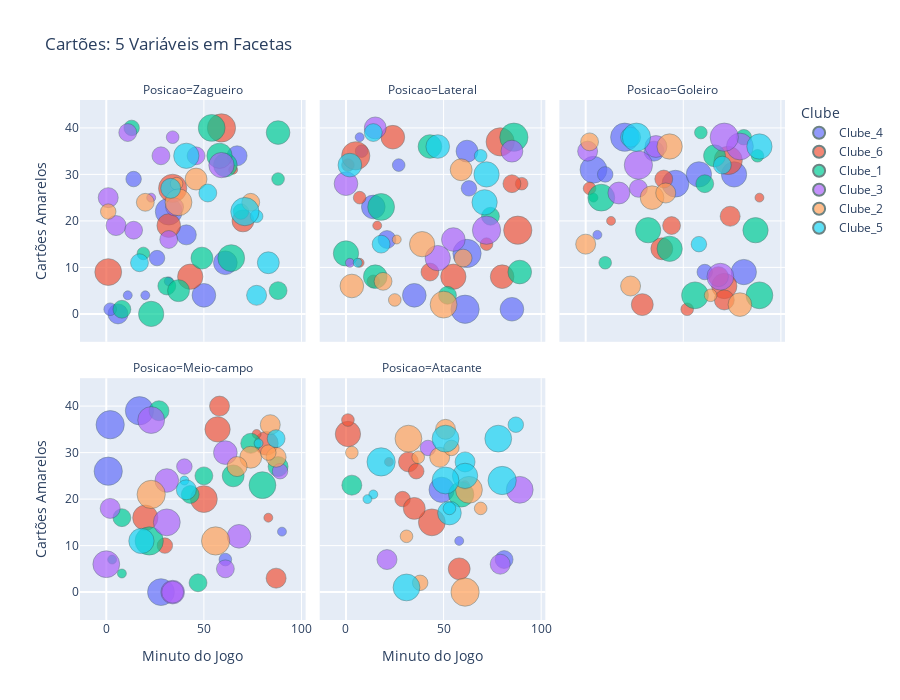

Notebook code for this chart:
### Code cell
import plotly.express as px
import pandas as pd
import numpy as np

# Dados de exemplo
np.random.seed(42)
n_samples = 300

df = pd.DataFrame({
    'Minuto': np.random.randint(0, 91, n_samples),
    'Qtd_Amarelos': np.random.randint(0, 41, n_samples),
    'Qtd_Vermelhos': np.random.randint(0, 11, n_samples),
    'Clube': np.random.choice([f'Clube_{i}' for i in range(1, 7)], n_samples),  # Reduzido para visualização
    'Posicao': np.random.choice(['Goleiro', 'Zagueiro', 'Meio-campo', 'Atacante', 'Lateral'], n_samples)
})

fig = px.scatter(df,
                 x='Minuto',                          # Eixo X
                 y='Qtd_Amarelos',                    # Eixo Y
                 size='Qtd_Vermelhos',                # Tamanho = Vermelhos
                 color='Clube',                       # Cor = Clube
                 facet_col='Posicao',                 # Faceta = Posição
                 facet_col_wrap=3,
                 title='Cartões: 5 Variáveis em Facetas',
                 labels={
                     'Minuto': 'Minuto do Jogo',
                     'Qtd_Amarelos': 'Cartões Amarelos',
                     'Qtd_Vermelhos': 'Cartões Vermelhos'
                 },
                 hover_data=['Clube', 'Posicao'],
                 height=700)

fig.update_traces(marker=dict(line=dict(width=0.5, color='DarkSlateGrey')))
fig.show()

### Figure 1 — Plotly figure (JSON) as saved in the notebook; plotly's stock layout.template omitted (floating-point values rounded to 4 significant figures)
{"data": [{"customdata": [["Clube_4", "Zagueiro"], ["Clube_4", "Zagueiro"], ["Clube_4", "Zagueiro"], ["Clube_4", "Zagueiro"], ["Clube_4", "Zagueiro"], ["Clube_4", "Zagueiro"], ["Clube_4", "Zagueiro"], ["Clube_4", "Zagueiro"], ["Clube_4", "Zagueiro"], ["Clube_4", "Zagueiro"], ["Clube_4", "Zagueiro"], ["Clube_4", "Zagueiro"], ["Clube_4", "Zagueiro"]], "hovertemplate": "Clube=%{customdata[0]}<br>Posicao=%{customdata[1]}<br>Minuto do Jogo=%{x}<br>Cartões Amarelos=%{y}<br>Cartões Vermelhos=%{marker.size}<extra></extra>", "legendgroup": "Clube_4", "marker": {"color": "#636efa", "line": {"color": "DarkSlateGrey", "width": 0.5}, "size": [0, 1, 5, 1, 3, 7, 3, 7, 2, 5, 9, 5, 1], "sizemode": "area", "sizeref": 0.025, "symbol": "circle"}, "mode": "markers", "name": "Clube_4", "orientation": "v", "showlegend": true, "type": "scatter", "x": [51, 20, 6, 11, 14, 50, 26, 61, 2, 67, 32, 41, 32], "xaxis": "x4", "y": [19, 4, 0, 4, 29, 4, 12, 11, 1, 34, 22, 17, 7], "yaxis": "y4"}, {"customdata": [["Clube_4", "Lateral"], ["Clube_4", "Lateral"], ["Clube_4", "Lateral"], ["Clube_4", "Lateral"], ["Clube_4", "Lateral"], ["Clube_4", "Lateral"], ["Clube_4", "Lateral"], ["Clube_4", "Lateral"], ["Clube_4", "Lateral"], ["Clube_4", "Lateral"], ["Clube_4", "Lateral"], ["Clube_4", "Lateral"], ["Clube_4", "Lateral"]], "hovertemplate": "Clube=%{customdata[0]}<br>Posicao=%{customdata[1]}<br>Minuto do Jogo=%{x}<br>Cartões Amarelos=%{y}<br>Cartões Vermelhos=%{marker.size}<extra></extra>", "legendgroup": "Clube_4", "marker": {"color": "#636efa", "line": {"color": "DarkSlateGrey", "width": 0.5}, "size": [3, 0, 4, 7, 1, 0, 10, 10, 2, 6, 7, 7, 2], "sizemode": "area", "sizeref": 0.025, "symbol": "circle"}, "mode": "markers", "name": "Clube_4", "orientation": "v", "showlegend": false, "type": "scatter", "x": [63, 75, 21, 14, 7, 1, 62, 61, 8, 62, 35, 85, 27], "xaxis": "x5", "y": [27, 3, 16, 23, 38, 35, 13, 1, 35, 35, 4, 1, 32], "yaxis": "y5"}, {"customdata": [["Clube_4", "Goleiro"], ["Clube_4", "Goleiro"], ["Clube_4", "Goleiro"], ["Clube_4", "Goleiro"], ["Clube_4", "Goleiro"], ["Clube_4", "Goleiro"], ["Clube_4", "Goleiro"], ["Clube_4", "Goleiro"], ["Clube_4", "Goleiro"], ["Clube_4", "Goleiro"], ["Clube_4", "Goleiro"]], "hovertemplate": "Clube=%{customdata[0]}<br>Posicao=%{customdata[1]}<br>Minuto do Jogo=%{x}<br>Cartões Amarelos=%{y}<br>Cartões Vermelhos=%{marker.size}<extra></extra>", "legendgroup": "Clube_4", "marker": {"color": "#636efa", "line": {"color": "DarkSlateGrey", "width": 0.5}, "size": [1, 9, 9, 3, 8, 0, 8, 3, 5, 8, 10], "sizemode": "area", "sizeref": 0.025, "symbol": "circle"}, "mode": "markers", "name": "Clube_4", "orientation": "v", "showlegend": false, "type": "scatter", "x": [6, 46, 4, 61, 76, 52, 58, 10, 35, 81, 20], "xaxis": "x6", "y": [17, 28, 31, 9, 30, 31, 30, 30, 35, 9, 38], "yaxis": "y6"}, {"customdata": [["Clube_4", "Meio-campo"], ["Clube_4", "Meio-campo"], ["Clube_4", "Meio-campo"], ["Clube_4", "Meio-campo"], ["Clube_4", "Meio-campo"], ["Clube_4", "Meio-campo"]], "hovertemplate": "Clube=%{customdata[0]}<br>Posicao=%{customdata[1]}<br>Minuto do Jogo=%{x}<br>Cartões Amarelos=%{y}<br>Cartões Vermelhos=%{marker.size}<extra></extra>", "legendgroup": "Clube_4", "marker": {"color": "#636efa", "line": {"color": "DarkSlateGrey", "width": 0.5}, "size": [10, 10, 1, 9, 2, 10], "sizemode": "area", "sizeref": 0.025, "symbol": "circle"}, "mode": "markers", "name": "Clube_4", "orientation": "v", "showlegend": false, "type": "scatter", "x": [1, 17, 90, 28, 61, 2], "xaxis": "x", "y": [26, 39, 13, 0, 7, 36], "yaxis": "y"}, {"customdata": [["Clube_4", "Atacante"], ["Clube_4", "Atacante"], ["Clube_4", "Atacante"]], "hovertemplate": "Clube=%{customdata[0]}<br>Posicao=%{customdata[1]}<br>Minuto do Jogo=%{x}<br>Cartões Amarelos=%{y}<br>Cartões Vermelhos=%{marker.size}<extra></extra>", "legendgroup": "Clube_4", "marker": {"color": "#636efa", "line": {"color": "DarkSlateGrey", "width": 0.5}, "size": [4, 1, 8], "sizemode": "area", "sizeref": 0.025, "symbol": "circle"}, "mode": "markers", "name": "Clube_4", "orientation": "v", "showlegend": false, "type": "scatter", "x": [81, 58, 49], "xaxis": "x2", "y": [7, 11, 22], "yaxis": "y2"}, {"customdata": [["Clube_6", "Zagueiro"], ["Clube_6", "Zagueiro"], ["Clube_6", "Zagueiro"], ["Clube_6", "Zagueiro"], ["Clube_6", "Zagueiro"], ["Clube_6", "Zagueiro"], ["Clube_6", "Zagueiro"], ["Clube_6", "Zagueiro"], ["Clube_6", "Zagueiro"]], "hovertemplate": "Clube=%{customdata[0]}<br>Posicao=%{customdata[1]}<br>Minuto do Jogo=%{x}<br>Cartões Amarelos=%{y}<br>Cartões Vermelhos=%{marker.size}<extra></extra>", "legendgroup": "Clube_6", "marker": {"color": "#EF553B", "line": {"color": "DarkSlateGrey", "width": 0.5}, "size": [10, 8, 0, 0, 10, 1, 9, 6, 7], "sizemode": "area", "sizeref": 0.025, "symbol": "circle"}, "mode": "markers", "name": "Clube_6", "orientation": "v", "showlegend": true, "type": "scatter", "x": [59, 43, 53, 79, 34, 65, 1, 70, 32], "xaxis": "x4", "y": [40, 8, 15, 32, 27, 31, 9, 20, 19], "yaxis": "y4"}, {"customdata": [["Clube_6", "Lateral"], ["Clube_6", "Lateral"], ["Clube_6", "Lateral"], ["Clube_6", "Lateral"], ["Clube_6", "Lateral"], ["Clube_6", "Lateral"], ["Clube_6", "Lateral"], ["Clube_6", "Lateral"], ["Clube_6", "Lateral"], ["Clube_6", "Lateral"], ["Clube_6", "Lateral"], ["Clube_6", "Lateral"], ["Clube_6", "Lateral"], ["Clube_6", "Lateral"], ["Clube_6", "Lateral"]], "hovertemplate": "Clube=%{customdata[0]}<br>Posicao=%{customdata[1]}<br>Minuto do Jogo=%{x}<br>Cartões Amarelos=%{y}<br>Cartões Vermelhos=%{marker.size}<extra></extra>", "legendgroup": "Clube_6", "marker": {"color": "#EF553B", "line": {"color": "DarkSlateGrey", "width": 0.5}, "size": [2, 2, 2, 2, 7, 1, 2, 4, 10, 4, 8, 1, 10, 10, 7], "sizemode": "area", "sizeref": 0.025, "symbol": "circle"}, "mode": "markers", "name": "Clube_6", "orientation": "v", "showlegend": false, "type": "scatter", "x": [14, 1, 90, 7, 80, 7, 72, 85, 5, 43, 55, 16, 79, 88, 24], "xaxis": "x5", "y": [7, 32, 28, 25, 8, 11, 15, 28, 34, 9, 8, 19, 37, 18, 38], "yaxis": "y5"}, {"customdata": [["Clube_6", "Goleiro"], ["Clube_6", "Goleiro"], ["Clube_6", "Goleiro"], ["Clube_6", "Goleiro"], ["Clube_6", "Goleiro"], ["Clube_6", "Goleiro"], ["Clube_6", "Goleiro"], ["Clube_6", "Goleiro"], ["Clube_6", "Goleiro"], ["Clube_6", "Goleiro"], ["Clube_6", "Goleiro"], ["Clube_6", "Goleiro"], ["Clube_6", "Goleiro"], ["Clube_6", "Goleiro"]], "hovertemplate": "Clube=%{customdata[0]}<br>Posicao=%{customdata[1]}<br>Minuto do Jogo=%{x}<br>Cartões Amarelos=%{y}<br>Cartões Vermelhos=%{marker.size}<extra></extra>", "legendgroup": "Clube_6", "marker": {"color": "#EF553B", "line": {"color": "DarkSlateGrey", "width": 0.5}, "size": [8, 5, 2, 10, 0, 6, 4, 1, 1, 4, 6, 2, 5, 5], "sizemode": "area", "sizeref": 0.025, "symbol": "circle"}, "mode": "markers", "name": "Clube_6", "orientation": "v", "showlegend": false, "type": "scatter", "x": [71, 74, 52, 73, 13, 39, 40, 89, 13, 44, 29, 2, 68, 71], "xaxis": "x6", "y": [6, 21, 1, 33, 31, 14, 29, 25, 20, 19, 2, 27, 8, 3], "yaxis": "y6"}, {"customdata": [["Clube_6", "Meio-campo"], ["Clube_6", "Meio-campo"], ["Clube_6", "Meio-campo"], ["Clube_6", "Meio-campo"], ["Clube_6", "Meio-campo"], ["Clube_6", "Meio-campo"], ["Clube_6", "Meio-campo"], ["Clube_6", "Meio-campo"], ["Clube_6", "Meio-campo"], ["Clube_6", "Meio-campo"]], "hovertemplate": "Clube=%{customdata[0]}<br>Posicao=%{customdata[1]}<br>Minuto do Jogo=%{x}<br>Cartões Amarelos=%{y}<br>Cartões Vermelhos=%{marker.size}<extra></extra>", "legendgroup": "Clube_6", "marker": {"color": "#EF553B", "line": {"color": "DarkSlateGrey", "width": 0.5}, "size": [8, 7, 9, 1, 1, 5, 5, 8, 3, 0], "sizemode": "area", "sizeref": 0.025, "symbol": "circle"}, "mode": "markers", "name": "Clube_6", "orientation": "v", "showlegend": false, "type": "scatter", "x": [20, 82, 50, 83, 77, 58, 87, 57, 30, 53], "xaxis": "x", "y": [16, 32, 20, 16, 34, 40, 3, 35, 10, 21], "yaxis": "y"}, {"customdata": [["Clube_6", "Atacante"], ["Clube_6", "Atacante"], ["Clube_6", "Atacante"], ["Clube_6", "Atacante"], ["Clube_6", "Atacante"], ["Clube_6", "Atacante"], ["Clube_6", "Atacante"], ["Clube_6", "Atacante"], ["Clube_6", "Atacante"], ["Clube_6", "Atacante"]], "hovertemplate": "Clube=%{customdata[0]}<br>Posicao=%{customdata[1]}<br>Minuto do Jogo=%{x}<br>Cartões Amarelos=%{y}<br>Cartões Vermelhos=%{marker.size}<extra></extra>", "legendgroup": "Clube_6", "marker": {"color": "#EF553B", "line": {"color": "DarkSlateGrey", "width": 0.5}, "size": [3, 6, 9, 5, 1, 8, 6, 1, 2, 3], "sizemode": "area", "sizeref": 0.025, "symbol": "circle"}, "mode": "markers", "name": "Clube_6", "orientation": "v", "showlegend": false, "type": "scatter", "x": [29, 58, 44, 32, 61, 1, 35, 22, 1, 36], "xaxis": "x2", "y": [20, 5, 15, 28, 23, 34, 18, 28, 37, 26], "yaxis": "y2"}, {"customdata": [["Clube_1", "Zagueiro"], ["Clube_1", "Zagueiro"], ["Clube_1", "Zagueiro"], ["Clube_1", "Zagueiro"], ["Clube_1", "Zagueiro"], ["Clube_1", "Zagueiro"], ["Clube_1", "Zagueiro"], ["Clube_1", "Zagueiro"], ["Clube_1", "Zagueiro"], ["Clube_1", "Zagueiro"], ["Clube_1", "Zagueiro"], ["Clube_1", "Zagueiro"], ["Clube_1", "Zagueiro"], ["Clube_1", "Zagueiro"], ["Clube_1", "Zagueiro"]], "hovertemplate": "Clube=%{customdata[0]}<br>Posicao=%{customdata[1]}<br>Minuto do Jogo=%{x}<br>Cartões Amarelos=%{y}<br>Cartões Vermelhos=%{marker.size}<extra></extra>", "legendgroup": "Clube_1", "marker": {"color": "#00cc96", "line": {"color": "DarkSlateGrey", "width": 0.5}, "size": [7, 4, 6, 4, 9, 2, 7, 4, 8, 3, 9, 2, 8, 6, 3], "sizemode": "area", "sizeref": 0.025, "symbol": "circle"}, "mode": "markers", "name": "Clube_1", "orientation": "v", "showlegend": true, "type": "scatter", "x": [61, 8, 49, 88, 64, 88, 88, 31, 58, 69, 54, 19, 23, 37, 13], "xaxis": "x4", "y": [32, 1, 12, 5, 12, 29, 39, 6, 34, 22, 40, 13, 0, 5, 40], "yaxis": "y4"}, {"customdata": [["Clube_1", "Lateral"], ["Clube_1", "Lateral"], ["Clube_1", "Lateral"], ["Clube_1", "Lateral"], ["Clube_1", "Lateral"], ["Clube_1", "Lateral"], ["Clube_1", "Lateral"], ["Clube_1", "Lateral"]], "hovertemplate": "Clube=%{customdata[0]}<br>Posicao=%{customdata[1]}<br>Minuto do Jogo=%{x}<br>Cartões Amarelos=%{y}<br>Cartões Vermelhos=%{marker.size}<extra></extra>", "legendgroup": "Clube_1", "marker": {"color": "#00cc96", "line": {"color": "DarkSlateGrey", "width": 0.5}, "size": [4, 4, 10, 9, 7, 8, 7, 7], "sizemode": "area", "sizeref": 0.025, "symbol": "circle"}, "mode": "markers", "name": "Clube_1", "orientation": "v", "showlegend": false, "type": "scatter", "x": [74, 52, 86, 18, 43, 0, 15, 89], "xaxis": "x5", "y": [21, 4, 38, 23, 36, 13, 8, 9], "yaxis": "y5"}, {"customdata": [["Clube_1", "Goleiro"], ["Clube_1", "Goleiro"], ["Clube_1", "Goleiro"], ["Clube_1", "Goleiro"], ["Clube_1", "Goleiro"], ["Clube_1", "Goleiro"], ["Clube_1", "Goleiro"], ["Clube_1", "Goleiro"], ["Clube_1", "Goleiro"], ["Clube_1", "Goleiro"], ["Clube_1", "Goleiro"], ["Clube_1", "Goleiro"], ["Clube_1", "Goleiro"], ["Clube_1", "Goleiro"], ["Clube_1", "Goleiro"]], "hovertemplate": "Clube=%{customdata[0]}<br>Posicao=%{customdata[1]}<br>Minuto do Jogo=%{x}<br>Cartões Amarelos=%{y}<br>Cartões Vermelhos=%{marker.size}<extra></extra>", "legendgroup": "Clube_1", "marker": {"color": "#00cc96", "line": {"color": "DarkSlateGrey", "width": 0.5}, "size": [0, 8, 0, 2, 8, 8, 1, 9, 4, 2, 9, 6, 3, 9, 2], "sizemode": "area", "sizeref": 0.025, "symbol": "circle"}, "mode": "markers", "name": "Clube_1", "orientation": "v", "showlegend": false, "type": "scatter", "x": [60, 32, 13, 59, 43, 87, 4, 8, 61, 10, 89, 66, 81, 56, 88], "xaxis": "x6", "y": [2, 18, 22, 39, 14, 18, 25, 25, 28, 11, 4, 34, 38, 4, 34], "yaxis": "y6"}, {"customdata": [["Clube_1", "Meio-campo"], ["Clube_1", "Meio-campo"], ["Clube_1", "Meio-campo"], ["Clube_1", "Meio-campo"], ["Clube_1", "Meio-campo"], ["Clube_1", "Meio-campo"], ["Clube_1", "Meio-campo"], ["Clube_1", "Meio-campo"], ["Clube_1", "Meio-campo"], ["Clube_1", "Meio-campo"], ["Clube_1", "Meio-campo"], ["Clube_1", "Meio-campo"], ["Clube_1", "Meio-campo"]], "hovertemplate": "Clube=%{customdata[0]}<br>Posicao=%{customdata[1]}<br>Minuto do Jogo=%{x}<br>Cartões Amarelos=%{y}<br>Cartões Vermelhos=%{marker.size}<extra></extra>", "legendgroup": "Clube_1", "marker": {"color": "#00cc96", "line": {"color": "DarkSlateGrey", "width": 0.5}, "size": [0, 5, 1, 4, 5, 4, 10, 4, 5, 4, 9, 1, 6], "sizemode": "area", "sizeref": 0.025, "symbol": "circle"}, "mode": "markers", "name": "Clube_1", "orientation": "v", "showlegend": false, "type": "scatter", "x": [57, 88, 3, 8, 27, 47, 22, 43, 74, 50, 80, 8, 65], "xaxis": "x", "y": [34, 27, 7, 16, 39, 2, 11, 21, 32, 25, 23, 4, 25], "yaxis": "y"}, {"customdata": [["Clube_1", "Atacante"], ["Clube_1", "Atacante"], ["Clube_1", "Atacante"]], "hovertemplate": "Clube=%{customdata[0]}<br>Posicao=%{customdata[1]}<br>Minuto do Jogo=%{x}<br>Cartões Amarelos=%{y}<br>Cartões Vermelhos=%{marker.size}<extra></extra>", "legendgroup": "Clube_1", "marker": {"color": "#00cc96", "line": {"color": "DarkSlateGrey", "width": 0.5}, "size": [5, 8, 0], "sizemode": "area", "sizeref": 0.025, "symbol": "circle"}, "mode": "markers", "name": "Clube_1", "orientation": "v", "showlegend": false, "type": "scatter", "x": [3, 59, 70], "xaxis": "x2", "y": [23, 21, 18], "yaxis": "y2"}, {"customdata": [["Clube_3", "Zagueiro"], ["Clube_3", "Zagueiro"], ["Clube_3", "Zagueiro"], ["Clube_3", "Zagueiro"], ["Clube_3", "Zagueiro"], ["Clube_3", "Zagueiro"], ["Clube_3", "Zagueiro"], ["Clube_3", "Zagueiro"], ["Clube_3", "Zagueiro"], ["Clube_3", "Zagueiro"], ["Clube_3", "Zagueiro"], ["Clube_3", "Zagueiro"], ["Clube_3", "Zagueiro"], ["Clube_3", "Zagueiro"]], "hovertemplate": "Clube=%{customdata[0]}<br>Posicao=%{customdata[1]}<br>Minuto do Jogo=%{x}<br>Cartões Amarelos=%{y}<br>Cartões Vermelhos=%{marker.size}<extra></extra>", "legendgroup": "Clube_3", "marker": {"color": "#ab63fa", "line": {"color": "DarkSlateGrey", "width": 0.5}, "size": [8, 4, 5, 4, 5, 0, 4, 0, 4, 1, 0, 4, 4, 2], "sizemode": "area", "sizeref": 0.025, "symbol": "circle"}, "mode": "markers", "name": "Clube_3", "orientation": "v", "showlegend": true, "type": "scatter", "x": [59, 46, 1, 35, 5, 47, 28, 10, 14, 23, 51, 11, 32, 34], "xaxis": "x4", "y": [32, 34, 25, 23, 19, 22, 34, 22, 18, 25, 10, 39, 16, 38], "yaxis": "y4"}, {"customdata": [["Clube_3", "Lateral"], ["Clube_3", "Lateral"], ["Clube_3", "Lateral"], ["Clube_3", "Lateral"], ["Clube_3", "Lateral"], ["Clube_3", "Lateral"], ["Clube_3", "Lateral"], ["Clube_3", "Lateral"], ["Clube_3", "Lateral"], ["Clube_3", "Lateral"], ["Clube_3", "Lateral"]], "hovertemplate": "Clube=%{customdata[0]}<br>Posicao=%{customdata[1]}<br>Minuto do Jogo=%{x}<br>Cartões Amarelos=%{y}<br>Cartões Vermelhos=%{marker.size}<extra></extra>", "legendgroup": "Clube_3", "marker": {"color": "#ab63fa", "line": {"color": "DarkSlateGrey", "width": 0.5}, "size": [0, 0, 0, 1, 7, 7, 6, 6, 10, 0, 8], "sizemode": "area", "sizeref": 0.025, "symbol": "circle"}, "mode": "markers", "name": "Clube_3", "orientation": "v", "showlegend": false, "type": "scatter", "x": [86, 53, 86, 2, 0, 55, 85, 15, 72, 19, 47], "xaxis": "x5", "y": [11, 0, 21, 11, 28, 16, 35, 40, 18, 24, 12], "yaxis": "y5"}, {"customdata": [["Clube_3", "Goleiro"], ["Clube_3", "Goleiro"], ["Clube_3", "Goleiro"], ["Clube_3", "Goleiro"], ["Clube_3", "Goleiro"], ["Clube_3", "Goleiro"], ["Clube_3", "Goleiro"], ["Clube_3", "Goleiro"]], "hovertemplate": "Clube=%{customdata[0]}<br>Posicao=%{customdata[1]}<br>Minuto do Jogo=%{x}<br>Cartões Amarelos=%{y}<br>Cartões Vermelhos=%{marker.size}<extra></extra>", "legendgroup": "Clube_3", "marker": {"color": "#ab63fa", "line": {"color": "DarkSlateGrey", "width": 0.5}, "size": [9, 10, 6, 4, 10, 5, 9, 6], "sizemode": "area", "sizeref": 0.025, "symbol": "circle"}, "mode": "markers", "name": "Clube_3", "orientation": "v", "showlegend": false, "type": "scatter", "x": [79, 71, 36, 27, 27, 1, 69, 17], "xaxis": "x6", "y": [36, 38, 36, 27, 32, 35, 8, 26], "yaxis": "y6"}, {"customdata": [["Clube_3", "Meio-campo"], ["Clube_3", "Meio-campo"], ["Clube_3", "Meio-campo"], ["Clube_3", "Meio-campo"], ["Clube_3", "Meio-campo"], ["Clube_3", "Meio-campo"], ["Clube_3", "Meio-campo"], ["Clube_3", "Meio-campo"], ["Clube_3", "Meio-campo"], ["Clube_3", "Meio-campo"], ["Clube_3", "Meio-campo"], ["Clube_3", "Meio-campo"], ["Clube_3", "Meio-campo"], ["Clube_3", "Meio-campo"], ["Clube_3", "Meio-campo"]], "hovertemplate": "Clube=%{customdata[0]}<br>Posicao=%{customdata[1]}<br>Minuto do Jogo=%{x}<br>Cartões Amarelos=%{y}<br>Cartões Vermelhos=%{marker.size}<extra></extra>", "legendgroup": "Clube_3", "marker": {"color": "#ab63fa", "line": {"color": "DarkSlateGrey", "width": 0.5}, "size": [9, 7, 3, 4, 0, 7, 6, 0, 9, 0, 7, 7, 9, 5, 3], "sizemode": "area", "sizeref": 0.025, "symbol": "circle"}, "mode": "markers", "name": "Clube_3", "orientation": "v", "showlegend": false, "type": "scatter", "x": [23, 61, 89, 61, 62, 34, 34, 22, 31, 70, 31, 68, 0, 2, 40], "xaxis": "x", "y": [37, 30, 26, 5, 25, 0, 0, 9, 15, 23, 24, 12, 6, 18, 27], "yaxis": "y"}, {"customdata": [["Clube_3", "Atacante"], ["Clube_3", "Atacante"], ["Clube_3", "Atacante"], ["Clube_3", "Atacante"]], "hovertemplate": "Clube=%{customdata[0]}<br>Posicao=%{customdata[1]}<br>Minuto do Jogo=%{x}<br>Cartões Amarelos=%{y}<br>Cartões Vermelhos=%{marker.size}<extra></extra>", "legendgroup": "Clube_3", "marker": {"color": "#ab63fa", "line": {"color": "DarkSlateGrey", "width": 0.5}, "size": [5, 9, 3, 5], "sizemode": "area", "sizeref": 0.025, "symbol": "circle"}, "mode": "markers", "name": "Clube_3", "orientation": "v", "showlegend": false, "type": "scatter", "x": [21, 89, 42, 79], "xaxis": "x2", "y": [7, 22, 31, 6], "yaxis": "y2"}, {"customdata": [["Clube_2", "Zagueiro"], ["Clube_2", "Zagueiro"], ["Clube_2", "Zagueiro"], ["Clube_2", "Zagueiro"], ["Clube_2", "Zagueiro"], ["Clube_2", "Zagueiro"]], "hovertemplate": "Clube=%{customdata[0]}<br>Posicao=%{customdata[1]}<br>Minuto do Jogo=%{x}<br>Cartões Amarelos=%{y}<br>Cartões Vermelhos=%{marker.size}<extra></extra>", "legendgroup": "Clube_2", "marker": {"color": "#FFA15A", "line": {"color": "DarkSlateGrey", "width": 0.5}, "size": [4, 6, 2, 3, 9, 4], "sizemode": "area", "sizeref": 0.025, "symbol": "circle"}, "mode": "markers", "name": "Clube_2", "orientation": "v", "showlegend": true, "type": "scatter", "x": [20, 46, 36, 1, 37, 74], "xaxis": "x4", "y": [24, 29, 28, 22, 24, 24], "yaxis": "y4"}, {"customdata": [["Clube_2", "Lateral"], ["Clube_2", "Lateral"], ["Clube_2", "Lateral"], ["Clube_2", "Lateral"], ["Clube_2", "Lateral"], ["Clube_2", "Lateral"], ["Clube_2", "Lateral"], ["Clube_2", "Lateral"], ["Clube_2", "Lateral"]], "hovertemplate": "Clube=%{customdata[0]}<br>Posicao=%{customdata[1]}<br>Minuto do Jogo=%{x}<br>Cartões Amarelos=%{y}<br>Cartões Vermelhos=%{marker.size}<extra></extra>", "legendgroup": "Clube_2", "marker": {"color": "#FFA15A", "line": {"color": "DarkSlateGrey", "width": 0.5}, "size": [9, 7, 2, 6, 1, 0, 8, 4, 4], "sizemode": "area", "sizeref": 0.025, "symbol": "circle"}, "mode": "markers", "name": "Clube_2", "orientation": "v", "showlegend": false, "type": "scatter", "x": [50, 3, 25, 59, 26, 38, 39, 19, 60], "xaxis": "x5", "y": [2, 6, 3, 31, 16, 35, 15, 7, 12], "yaxis": "y5"}, {"customdata": [["Clube_2", "Goleiro"], ["Clube_2", "Goleiro"], ["Clube_2", "Goleiro"], ["Clube_2", "Goleiro"], ["Clube_2", "Goleiro"], ["Clube_2", "Goleiro"], ["Clube_2", "Goleiro"], ["Clube_2", "Goleiro"]], "hovertemplate": "Clube=%{customdata[0]}<br>Posicao=%{customdata[1]}<br>Minuto do Jogo=%{x}<br>Cartões Amarelos=%{y}<br>Cartões Vermelhos=%{marker.size}<extra></extra>", "legendgroup": "Clube_2", "marker": {"color": "#FFA15A", "line": {"color": "DarkSlateGrey", "width": 0.5}, "size": [4, 7, 2, 5, 5, 8, 5, 7], "sizemode": "area", "sizeref": 0.025, "symbol": "circle"}, "mode": "markers", "name": "Clube_2", "orientation": "v", "showlegend": false, "type": "scatter", "x": [2, 34, 64, 0, 41, 43, 23, 79], "xaxis": "x6", "y": [37, 25, 4, 15, 26, 36, 6, 2], "yaxis": "y6"}, {"customdata": [["Clube_2", "Meio-campo"], ["Clube_2", "Meio-campo"], ["Clube_2", "Meio-campo"], ["Clube_2", "Meio-campo"], ["Clube_2", "Meio-campo"], ["Clube_2", "Meio-campo"], ["Clube_2", "Meio-campo"], ["Clube_2", "Meio-campo"]], "hovertemplate": "Clube=%{customdata[0]}<br>Posicao=%{customdata[1]}<br>Minuto do Jogo=%{x}<br>Cartões Amarelos=%{y}<br>Cartões Vermelhos=%{marker.size}<extra></extra>", "legendgroup": "Clube_2", "marker": {"color": "#FFA15A", "line": {"color": "DarkSlateGrey", "width": 0.5}, "size": [5, 5, 0, 10, 6, 10, 3, 5], "sizemode": "area", "sizeref": 0.025, "symbol": "circle"}, "mode": "markers", "name": "Clube_2", "orientation": "v", "showlegend": false, "type": "scatter", "x": [87, 84, 0, 56, 74, 23, 83, 67], "xaxis": "x", "y": [29, 36, 27, 11, 29, 21, 30, 27], "yaxis": "y"}, {"customdata": [["Clube_2", "Atacante"], ["Clube_2", "Atacante"], ["Clube_2", "Atacante"], ["Clube_2", "Atacante"], ["Clube_2", "Atacante"], ["Clube_2", "Atacante"], ["Clube_2", "Atacante"], ["Clube_2", "Atacante"], ["Clube_2", "Atacante"], ["Clube_2", "Atacante"], ["Clube_2", "Atacante"], ["Clube_2", "Atacante"]], "hovertemplate": "Clube=%{customdata[0]}<br>Posicao=%{customdata[1]}<br>Minuto do Jogo=%{x}<br>Cartões Amarelos=%{y}<br>Cartões Vermelhos=%{marker.size}<extra></extra>", "legendgroup": "Clube_2", "marker": {"color": "#FFA15A", "line": {"color": "DarkSlateGrey", "width": 0.5}, "size": [2, 5, 3, 9, 3, 9, 2, 0, 10, 2, 2, 5], "sizemode": "area", "sizeref": 0.025, "symbol": "circle"}, "mode": "markers", "name": "Clube_2", "orientation": "v", "showlegend": false, "type": "scatter", "x": [37, 48, 54, 63, 38, 32, 3, 12, 61, 31, 69, 51], "xaxis": "x2", "y": [29, 29, 31, 22, 2, 33, 30, 3, 0, 12, 18, 35], "yaxis": "y2"}, {"customdata": [["Clube_5", "Zagueiro"], ["Clube_5", "Zagueiro"], ["Clube_5", "Zagueiro"], ["Clube_5", "Zagueiro"], ["Clube_5", "Zagueiro"], ["Clube_5", "Zagueiro"], ["Clube_5", "Zagueiro"], ["Clube_5", "Zagueiro"], ["Clube_5", "Zagueiro"], ["Clube_5", "Zagueiro"]], "hovertemplate": "Clube=%{customdata[0]}<br>Posicao=%{customdata[1]}<br>Minuto do Jogo=%{x}<br>Cartões Amarelos=%{y}<br>Cartões Vermelhos=%{marker.size}<extra></extra>", "legendgroup": "Clube_5", "marker": {"color": "#19d3f3", "line": {"color": "DarkSlateGrey", "width": 0.5}, "size": [4, 8, 0, 4, 5, 2, 5, 6, 10, 0], "sizemode": "area", "sizeref": 0.025, "symbol": "circle"}, "mode": "markers", "name": "Clube_5", "orientation": "v", "showlegend": true, "type": "scatter", "x": [52, 41, 88, 17, 33, 77, 77, 83, 71, 89], "xaxis": "x4", "y": [26, 34, 31, 11, 27, 21, 4, 11, 22, 11], "yaxis": "y4"}, {"customdata": [["Clube_5", "Lateral"], ["Clube_5", "Lateral"], ["Clube_5", "Lateral"], ["Clube_5", "Lateral"], ["Clube_5", "Lateral"], ["Clube_5", "Lateral"], ["Clube_5", "Lateral"], ["Clube_5", "Lateral"]], "hovertemplate": "Clube=%{customdata[0]}<br>Posicao=%{customdata[1]}<br>Minuto do Jogo=%{x}<br>Cartões Amarelos=%{y}<br>Cartões Vermelhos=%{marker.size}<extra></extra>", "legendgroup": "Clube_5", "marker": {"color": "#19d3f3", "line": {"color": "DarkSlateGrey", "width": 0.5}, "size": [7, 8, 8, 4, 2, 4, 1, 7], "sizemode": "area", "sizeref": 0.025, "symbol": "circle"}, "mode": "markers", "name": "Clube_5", "orientation": "v", "showlegend": false, "type": "scatter", "x": [2, 72, 71, 14, 69, 18, 6, 47], "xaxis": "x5", "y": [32, 30, 24, 39, 34, 15, 11, 36], "yaxis": "y5"}, {"customdata": [["Clube_5", "Goleiro"], ["Clube_5", "Goleiro"], ["Clube_5", "Goleiro"], ["Clube_5", "Goleiro"], ["Clube_5", "Goleiro"], ["Clube_5", "Goleiro"], ["Clube_5", "Goleiro"]], "hovertemplate": "Clube=%{customdata[0]}<br>Posicao=%{customdata[1]}<br>Minuto do Jogo=%{x}<br>Cartões Amarelos=%{y}<br>Cartões Vermelhos=%{marker.size}<extra></extra>", "legendgroup": "Clube_5", "marker": {"color": "#19d3f3", "line": {"color": "DarkSlateGrey", "width": 0.5}, "size": [4, 5, 10, 8, 3, 0, 0], "sizemode": "area", "sizeref": 0.025, "symbol": "circle"}, "mode": "markers", "name": "Clube_5", "orientation": "v", "showlegend": false, "type": "scatter", "x": [70, 23, 26, 89, 58, 0, 38], "xaxis": "x6", "y": [32, 38, 38, 36, 15, 31, 38], "yaxis": "y6"}, {"customdata": [["Clube_5", "Meio-campo"], ["Clube_5", "Meio-campo"], ["Clube_5", "Meio-campo"], ["Clube_5", "Meio-campo"], ["Clube_5", "Meio-campo"], ["Clube_5", "Meio-campo"], ["Clube_5", "Meio-campo"], ["Clube_5", "Meio-campo"]], "hovertemplate": "Clube=%{customdata[0]}<br>Posicao=%{customdata[1]}<br>Minuto do Jogo=%{x}<br>Cartões Amarelos=%{y}<br>Cartões Vermelhos=%{marker.size}<extra></extra>", "legendgroup": "Clube_5", "marker": {"color": "#19d3f3", "line": {"color": "DarkSlateGrey", "width": 0.5}, "size": [4, 1, 0, 1, 5, 0, 8, 0], "sizemode": "area", "sizeref": 0.025, "symbol": "circle"}, "mode": "markers", "name": "Clube_5", "orientation": "v", "showlegend": false, "type": "scatter", "x": [87, 40, 87, 78, 41, 76, 18, 59], "xaxis": "x", "y": [33, 24, 15, 32, 22, 9, 11, 16], "yaxis": "y"}, {"customdata": [["Clube_5", "Atacante"], ["Clube_5", "Atacante"], ["Clube_5", "Atacante"], ["Clube_5", "Atacante"], ["Clube_5", "Atacante"], ["Clube_5", "Atacante"], ["Clube_5", "Atacante"], ["Clube_5", "Atacante"], ["Clube_5", "Atacante"], ["Clube_5", "Atacante"], ["Clube_5", "Atacante"], ["Clube_5", "Atacante"], ["Clube_5", "Atacante"], ["Clube_5", "Atacante"]], "hovertemplate": "Clube=%{customdata[0]}<br>Posicao=%{customdata[1]}<br>Minuto do Jogo=%{x}<br>Cartões Amarelos=%{y}<br>Cartões Vermelhos=%{marker.size}<extra></extra>", "legendgroup": "Clube_5", "marker": {"color": "#19d3f3", "line": {"color": "DarkSlateGrey", "width": 0.5}, "size": [5, 10, 1, 3, 0, 8, 9, 9, 9, 1, 7, 9, 10, 2], "sizemode": "area", "sizeref": 0.025, "symbol": "circle"}, "mode": "markers", "name": "Clube_5", "orientation": "v", "showlegend": false, "type": "scatter", "x": [61, 80, 14, 87, 33, 61, 51, 78, 51, 11, 53, 31, 18, 53], "xaxis": "x2", "y": [28, 24, 21, 36, 21, 25, 33, 33, 24, 20, 17, 1, 28, 18], "yaxis": "y2"}], "layout": {"annotations": [{"font": {}, "showarrow": false, "text": "Posicao=Meio-campo", "x": 0.16, "xanchor": "center", "xref": "paper", "y": 0.465, "yanchor": "bottom", "yref": "paper"}, {"font": {}, "showarrow": false, "text": "Posicao=Atacante", "x": 0.5, "xanchor": "center", "xref": "paper", "y": 0.465, "yanchor": "bottom", "yref": "paper"}, {"font": {}, "showarrow": false, "text": "Posicao=Zagueiro", "x": 0.16, "xanchor": "center", "xref": "paper", "y": 1.0, "yanchor": "bottom", "yref": "paper"}, {"font": {}, "showarrow": false, "text": "Posicao=Lateral", "x": 0.5, "xanchor": "center", "xref": "paper", "y": 1.0, "yanchor": "bottom", "yref": "paper"}, {"font": {}, "showarrow": false, "text": "Posicao=Goleiro", "x": 0.84, "xanchor": "center", "xref": "paper", "y": 1.0, "yanchor": "bottom", "yref": "paper"}], "height": 700, "legend": {"itemsizing": "constant", "title": {"text": "Clube"}, "tracegroupgap": 0}, "title": {"text": "Cartões: 5 Variáveis em Facetas"}, "xaxis": {"anchor": "y", "domain": [0, 0.32], "title": {"text": "Minuto do Jogo"}}, "xaxis2": {"anchor": "y2", "domain": [0.34, 0.66], "matches": "x", "title": {"text": "Minuto do Jogo"}}, "xaxis3": {"anchor": "y3", "domain": [0.68, 1.0], "matches": "x", "title": {"text": "Minuto do Jogo"}}, "xaxis4": {"anchor": "y4", "domain": [0, 0.32], "matches": "x", "showticklabels": false}, "xaxis5": {"anchor": "y5", "domain": [0.34, 0.66], "matches": "x", "showticklabels": false}, "xaxis6": {"anchor": "y6", "domain": [0.68, 1.0], "matches": "x", "showticklabels": false}, "yaxis": {"anchor": "x", "domain": [0, 0.465], "title": {"text": "Cartões Amarelos"}}, "yaxis2": {"anchor": "x2", "domain": [0, 0.465], "matches": "y", "showticklabels": false}, "yaxis3": {"anchor": "x3", "domain": [0, 0.465], "matches": "y", "showticklabels": false}, "yaxis4": {"anchor": "x4", "domain": [0.535, 1.0], "matches": "y", "title": {"text": "Cartões Amarelos"}}, "yaxis5": {"anchor": "x5", "domain": [0.535, 1.0], "matches": "y", "showticklabels": false}, "yaxis6": {"anchor": "x6", "domain": [0.535, 1.0], "matches": "y", "showticklabels": false}}}
